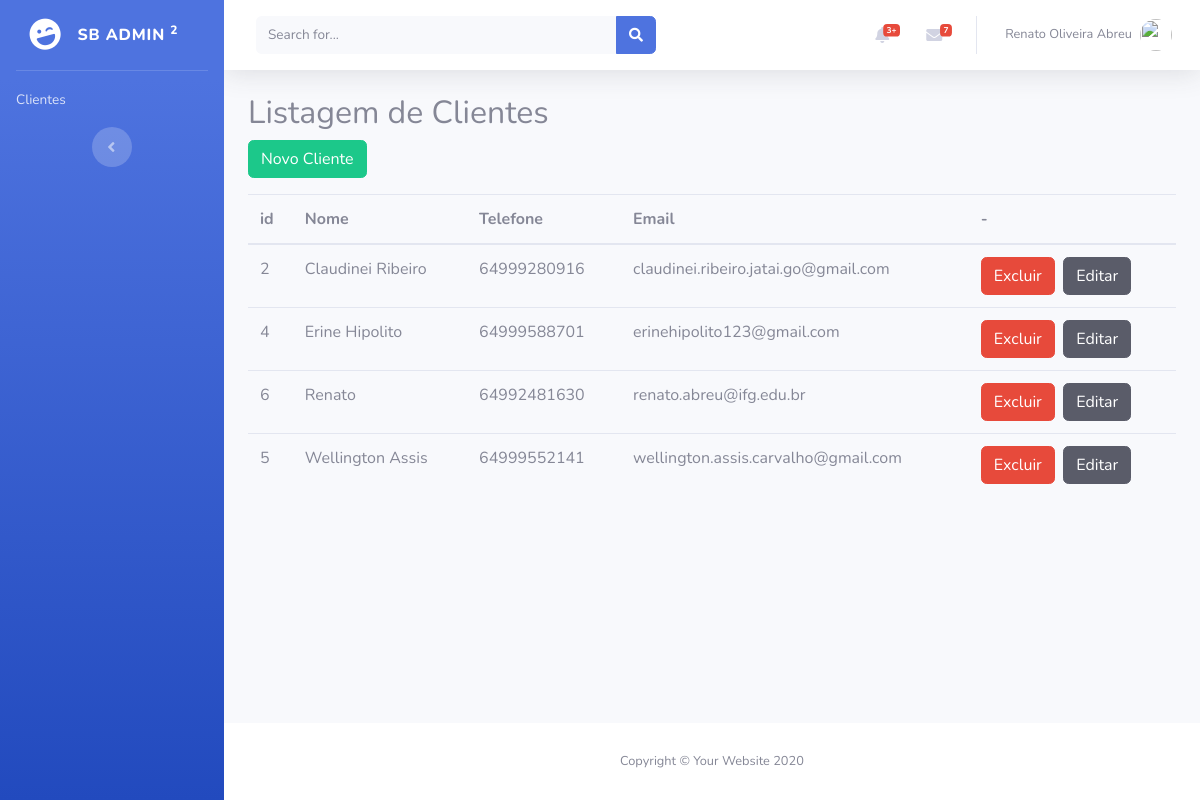
/views/listaClientes.php (signed in), run on the app's committed database.
### tables this page shows
CREATE TABLE `cliente` (
  `id` int(11) NOT NULL,
  `nome` varchar(150) NOT NULL,
  `telefone` varchar(20) NOT NULL,
  `email` varchar(150) NOT NULL
);

### app/controller/ClienteController.php (called while the page is built, shortened)
<?php
include_once "Conexao.php";
class ClienteController{
    private static $instance;
    private $conexao;
    private function __construct(){
        $this->conexao = Conexao::getInstance();
    }
    public static function getInstance(){
        if (self::$instance == null){
            self::$instance = new ClienteController();
        }
        return self::$instance;
    }
    public function retornaTodos(){
        $lstCliente = array();
        $sql = "SELECT * FROM cliente ORDER BY nome";
        $p_sql = $this->conexao->query($sql, \PDO::FETCH_ASSOC);
        foreach ($p_sql as $row){
            $cliente = $this->preencherDados($row);
            $lstCliente[] = $cliente;
        }
        return $lstCliente;
    }
    private function preencherDados($row){
        $cliente = new Cliente();
        $cliente->setId($row['id']);
        $cliente->setNome($row['nome']);
        $cliente->setTelefone($row['telefone']);
        $cliente->setEmail($row['email']);
        return $cliente;
    }
}

### app/controller/Conexao.php (called while the page is built, shortened)
<?php
class Conexao{
    private static $instance;
    public static function getInstance(){
        if (self::$instance == null){
            self::$instance = new \PDO("mysql:host=localhost;dbname=pw2_2020",
                "phpmyadmin", "123456");
            self::$instance->setAttribute(\PDO::ATTR_ERRMODE,
                \PDO::ERRMODE_EXCEPTION);
        }
        return self::$instance;
    }
}

### app/model/Usuario.php (called while the page is built, shortened)
<?php
class Usuario{
    private $nome;
    private $sobrenome;
    public function getNome()
    {
        return $this->nome;
    }
    public function getSobrenome()
    {
        return $this->sobrenome;
    }
}

### app/model/Cliente.php (called while the page is built, shortened)
<?php
class Cliente{
    private $id;
    private $nome;
    private $telefone;
    private $email;
    public function getId()
    {
        return $this->id;
    }
    public function setId($id)
    {
        $this->id = $id;
    }
    public function getNome()
    {
        return $this->nome;
    }
    public function setNome($nome)
    {
        $this->nome = $nome;
    }
    public function getTelefone()
    {
        return $this->telefone;
    }
    public function setTelefone($telefone)
    {
        $this->telefone = $telefone;
    }
    public function getEmail()
    {
        return $this->email;
    }
    public function setEmail($email)
    {
        $this->email = $email;
    }
}

### views/listaClientes.php (the view, shortened to what this page needs)
<?php
include_once "../app/model/Cliente.php";
include_once "../app/model/Usuario.php";
include_once "../app/controller/ClienteController.php";
$usuarioLogado = unserialize($_SESSION['usuario']);
$listaClientes = \controller\ClienteController::getInstance()->retornaTodos();
?>
<!DOCTYPE html>
<html lang="en">
<head>
    <link href="../vendor/fontawesome-free/css/all.min.css" rel="stylesheet" type="text/css">
    <link href="../css/sb-admin-2.min.css" rel="stylesheet">
</head>
<body id="page-top">
<div id="wrapper">
    <ul class="navbar-nav bg-gradient-primary sidebar sidebar-dark accordion" id="accordionSidebar">
        <a class="sidebar-brand d-flex align-items-center justify-content-center" href="index.html">
            <div class="sidebar-brand-icon rotate-n-15">
                <i class="fas fa-laugh-wink"></i>
            </div>
            <div class="sidebar-brand-text mx-3">SB Admin <sup>2</sup></div>
        </a>
        <hr class="sidebar-divider my-0">
        <li class="nav-item">
            <a class="nav-link" href="listaClientes.php">
                <span>Clientes</span></a>
        </li>
        <div class="text-center d-none d-md-inline">
            <button class="rounded-circle border-0" id="sidebarToggle"></button>
        </div>
    </ul>
    <div id="content-wrapper" class="d-flex flex-column">
        <div id="content">
            <nav class="navbar navbar-expand navbar-light bg-white topbar mb-4 static-top shadow">
                <form class="d-none d-sm-inline-block form-inline mr-auto ml-md-3 my-2 my-md-0 mw-100 navbar-search">
                    <div class="input-group">
                        <input type="text" class="form-control bg-light border-0 small" placeholder="Search for..." aria-label="Search" aria-describedby="basic-addon2">
                        <div class="input-group-append">
                            <button class="btn btn-primary" type="button">
                                <i class="fas fa-search fa-sm"></i>
                            </button>
                        </div>
                    </div>
                </form>
                <ul class="navbar-nav ml-auto">
                    <li class="nav-item dropdown no-arrow mx-1">
                        <a class="nav-link dropdown-toggle" href="#" id="alertsDropdown" role="button" data-toggle="dropdown" aria-haspopup="true" aria-expanded="false">
                            <i class="fas fa-bell fa-fw"></i>
                            <span class="badge badge-danger badge-counter">3+</span>
                        </a>
                    </li>
                    <li class="nav-item dropdown no-arrow mx-1">
                        <a class="nav-link dropdown-toggle" href="#" id="messagesDropdown" role="button" data-toggle="dropdown" aria-haspopup="true" aria-expanded="false">
                            <i class="fas fa-envelope fa-fw"></i>
                            <span class="badge badge-danger badge-counter">7</span>
                        </a>
                    </li>
                    <li class="nav-item dropdown no-arrow">
                        <a class="nav-link dropdown-toggle" href="#" id="userDropdown" role="button" data-toggle="dropdown" aria-haspopup="true" aria-expanded="false">
                            <span class="mr-2 d-none d-lg-inline text-gray-600 small"><?php echo $usuarioLogado->getNome() . " " . $usuarioLogado->getSobrenome();?></span>
                            <img class="img-profile rounded-circle" src="https://source.unsplash.com/QAB-WJcbgJk/60x60">
                        </a>
                    </li>
                </ul>
            </nav>
            <div class="container-fluid">
                <h2>Listagem de Clientes</h2>
                <p><a href="cadastroCliente.php" class="btn btn-success">Novo Cliente</a></p>
                <table class="table table-hover">
                    <thead>
                    <tr>
                        <th>id</th>
                        <th>Nome</th>
                        <th>Telefone</th>
                        <th>Email</th>
                        <th>-</th>
                    </tr>
                    </thead>
                    <tbody>
                    <?php
                    foreach ($listaClientes as $cliente){
                        echo "<tr>";
                        echo "<td>".$cliente->getId()."</td>";
                        echo "<td>".$cliente->getNome()."</td>";
                        echo "<td>".$cliente->getTelefone()."</td>";
                        echo "<td>".$cliente->getEmail()."</td>";
                        echo "<td><a href='clientes.php?id=".$cliente->getId()."' class='btn btn-danger'>Excluir</a>&nbsp;
                                <a href='cadastro.php?id=".$cliente->getId()."' class='btn btn-dark'>Editar</a></td>";
                        echo "</tr>";
                    }
                    ?>
                    </tbody>
                </table>
            </div>
        </div>
        <footer class="sticky-footer bg-white">
            <div class="container my-auto">
                <div class="copyright text-center my-auto">
                    <span>Copyright &copy; Your Website 2020</span>
                </div>
            </div>
        </footer>
    </div>
</div>
</body>
</html>

### data on the page
cliente: nome "Renato", id "6", telefone "64992481630", email "renato.abreu@ifg.edu.br"
cliente: id "2", nome "Claudinei Ribeiro", telefone "64999280916", email "claudinei.ribeiro.jatai.go@gmail.com"
cliente: id "4", nome "Erine Hipolito", telefone "64999588701", email "erinehipolito123@gmail.com"
cliente: id "5", nome "Wellington Assis", telefone "64999552141", email "wellington.assis.carvalho@gmail.com"

### other printed values
$usuarioLogado->getSobrenome() "Oliveira Abreu"
